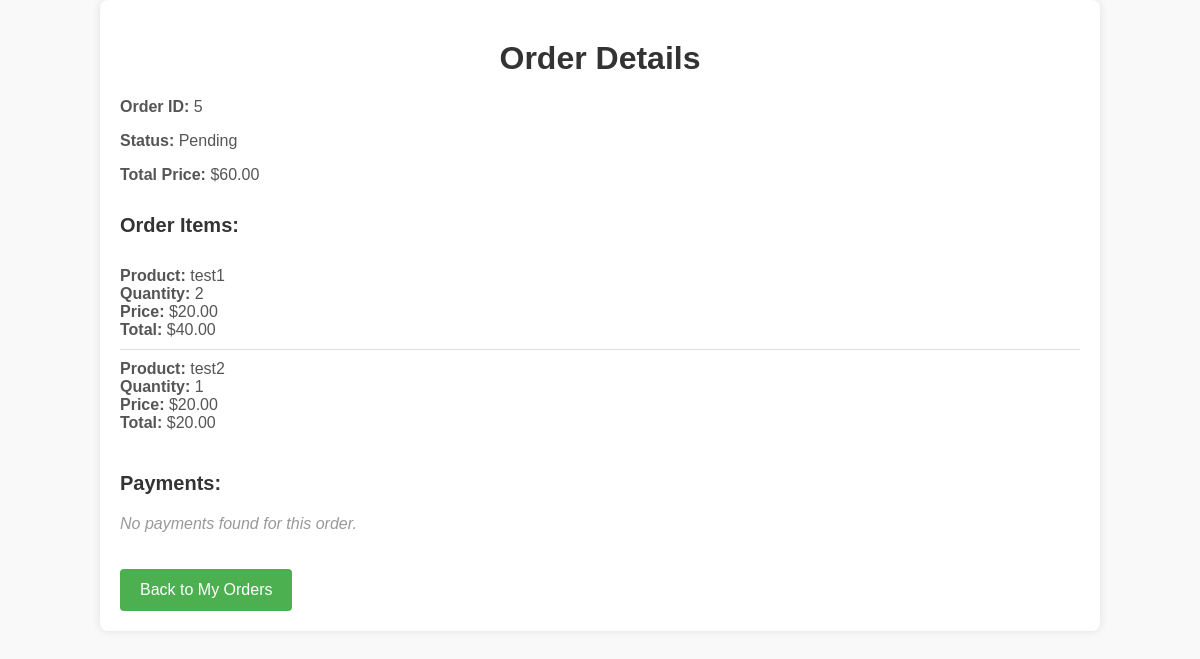
The app's page /order_details/5/ with its own data.
### orders/models.py (models this page shows, shortened)
class Order(models.Model):
    status = models.CharField(max_length=50, default="Pending")  # Status: Pending, Paid, Refunded
    total_price = models.DecimalField(max_digits=10, decimal_places=2, default=0)  # New field to store total price

class OrderItem(models.Model):
    order = models.ForeignKey(Order, related_name='items', on_delete=models.CASCADE)  # Link to the order
    product = models.ForeignKey(Product, on_delete=models.CASCADE)  # Link to the product
    quantity = models.PositiveIntegerField()  # Quantity of the product ordered
    price = models.DecimalField(max_digits=10, decimal_places=2)  # Price of the product at the time of the order
    def total_price(self):
        return self.price * self.quantity

class Product(models.Model):
    name = models.CharField(max_length=100)
    price = models.DecimalField(max_digits=10, decimal_places=2)

### orders/views.py (the view)
# urls.py: path('order_details/<int:order_id>/', views.order_details, name='order_details'),
def order_details(request, order_id):
    order = get_object_or_404(Order, id=order_id)
    order_items = order.items.all()  # Using related_name='items' from OrderItem model
    payments = Payment.objects.filter(order=order)
    return render(request, 'orders/order_details.html', {
        'order': order,
        'order_items': order_items,
        'payments': payments
    })

### orders/templates/orders/order_details.html (shortened to what this page needs)
<!DOCTYPE html>
<html lang="en">
<head>
</head>
<body>
    <div class="container">
        <h1>Order Details</h1>
        <p><strong>Order ID:</strong> {{ order.id }}</p>
        <p><strong>Status:</strong> {{ order.status }}</p>
        <p><strong>Total Price:</strong> ${{ order.total_price }}</p>
        <h3>Order Items:</h3>
        <ul>
            {% for item in order_items %}
                <li>
                    <strong>Product:</strong> {{ item.product.name }} <br>
                    <strong>Quantity:</strong> {{ item.quantity }} <br>
                    <strong>Price:</strong> ${{ item.price }} <br>
                    <strong>Total:</strong> ${{ item.total_price }}
                </li>
            {% empty %}
                <li class="empty-message">No products in this order.</li>
            {% endfor %}
        </ul>
        <div class="payments">
            <h3>Payments:</h3>
            {% if payments %}
                <ul>
                    {% for payment in payments %}
                        <li>
                            <strong>Payment Status:</strong> {{ payment.payment_status }} <br>
                            <strong>Payment Request:</strong> {{ payment.payment_request_payload }} <br>
                            <strong>Payment Response:</strong> {{ payment.payment_response_payload }}
                        </li>
                    {% endfor %}
                </ul>
            {% else %}
                <p class="empty-message">No payments found for this order.</p>
            {% endif %}
        </div>
        <a href="{% url 'my_orders' %}">Back to My Orders</a>
    </div>
</body>
</html>

### orders/templates/orders/order_details.html (style rules this page uses)
body { font-family: Arial, sans-serif; background-color: #f9f9f9; margin: 0; padding: 0; }
h1 { text-align: center; color: #333; margin-top: 20px; }
.container { width: 80%; margin: 0 auto; padding: 20px; background-color: white; border-radius: 8px; box-shadow: 0 0 10px rgba(0, 0, 0, 0.1); }
p { font-size: 16px; color: #555; }
h3 { margin-top: 30px; font-size: 20px; color: #333; }
ul { list-style-type: none; padding: 0; }
li { padding: 10px 0; border-bottom: 1px solid #ddd; color: #555; }
li:last-child { border-bottom: none; }
.payments { margin-top: 20px; }
a { display: inline-block; margin-top: 20px; padding: 12px 20px; background-color: #4CAF50; color: white; text-decoration: none; border-radius: 4px; text-align: center; }
.empty-message { color: #999; font-style: italic; }

### records on screen
Order: id "5", status "Pending", total_price "60.00"
OrderItem: product.name "test1", quantity "2", price "20.00", total_price "40.00"
OrderItem: product.name "test2", quantity "1", price "20.00", total_price "20.00"
